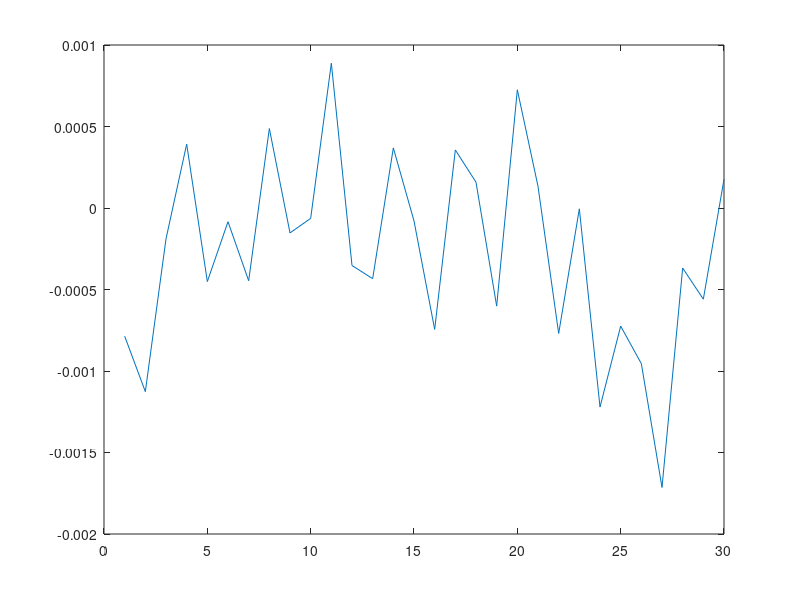

The MATLAB script that drew this image: (Note: this script raises an error after producing the figure.)
%% import data from .mat
clear all
load priceAlphabet30.mat
load priceAlphabet30Name.mat
%% process data and calculate daily return
N=3;
Nsets=100;
riskFree=-0.0032971
stock=flip(Price);
stock30=stock(:,1:30);
FTSE100=stock(:,31);
stockShift=circshift(stock,1);
stockReturn=stockShift-stock;
% calculate daily change
stock30Return=stockReturn(2:761,1:30);
FTSE100Return=stockReturn(2:761,31);
% calculate daily change in percentage
stock30ReturnPer=stock30Return./stockShift(2:761,1:30);
FTSE100ReturnPer=FTSE100Return./stockShift(2:761,1:30);
%% divid into training and test set
rowN=length(stock30ReturnPer)
stock30ReturnTr=stock30ReturnPer(1: floor(rowN/2),:);
stock30ReturnTe=stock30ReturnPer(floor(rowN/2):rowN,:);
FTSE100ReturnTr=FTSE100ReturnPer(1: floor(rowN/2),:);
FTSE100ReturnTe=FTSE100ReturnPer(floor(rowN/2):rowN,:);
%% get 3 random stocks
meanStock30=mean(stock30ReturnTr);
plot(meanStock30)
index=randperm(30,N)
for i=1:N
stock3ReturnTr(:,i)=stock30ReturnTr(:,index(i));
stock3ReturnTe(:,i)=stock30ReturnTe(:,index(i));
meanStock3(i)=meanStock30(index(i));
end
covStock3=cov(stock3ReturnTr)
covStock30=cov(stock30ReturnTr);
%% calculate the optimal potfolio
riskFreeRate = (1+riskFree)^(1/252) - 1;
p = Portfolio('assetmean', meanStock3, 'assetcovar', covStock3, ...
'lowerbudget', 1, 'upperbudget', 1, 'lowerbound', 0, ...
'RiskFreeRate', riskFreeRate);
MVWts = estimateMaxSharpeRatio(p);
%% compute daily return and performance
%for i=1:Nsets
%    ExpReturn(:,i)=stock3ReturnTe*PWts(i,:)';
%    ExpReturn(:,i)=stock3ReturnTe*PWts(i,:)';
%end
%   sum(ExpReturn)
% Compute return on test set
ExpReturn=stock3ReturnTe*MVWts;
% Compute mean and variance of return on test set
MVperformMean= mean(ExpReturn)
MVperformVar = var(ExpReturn)
%Compute  returns the maximum potential loss in the value of a
%portfolio over one period of time (that is, monthly, quarterly, yearly,
%and so on) given the loss probability level.
MVpotentialLoss = portvrisk(MVperformMean, MVperformVar)
%Compute Sharpe ratio for one or more assets
SharpOnMV = sharpe(ExpReturn, riskFreeRate)
%% use 1/N strategy
NWts=[1/3;1/3;1/3];
%% compute daily return and performance
NExpReturn=stock3ReturnTe*NWts;
% Compute mean and variance of return on test set
NperformMean= mean(NExpReturn)
NperformVar = var(NExpReturn)
%Compute  returns the maximum potential loss in the value of a
%portfolio over one period of time (that is, monthly, quarterly, yearly,
%and so on) given the loss probability level.
NpotentialLoss = portvrisk(NperformMean, NperformVar)
%Compute Sharpe ratio for one or more assets
SharpOnN = sharpe(NExpReturn, riskFreeRate)
